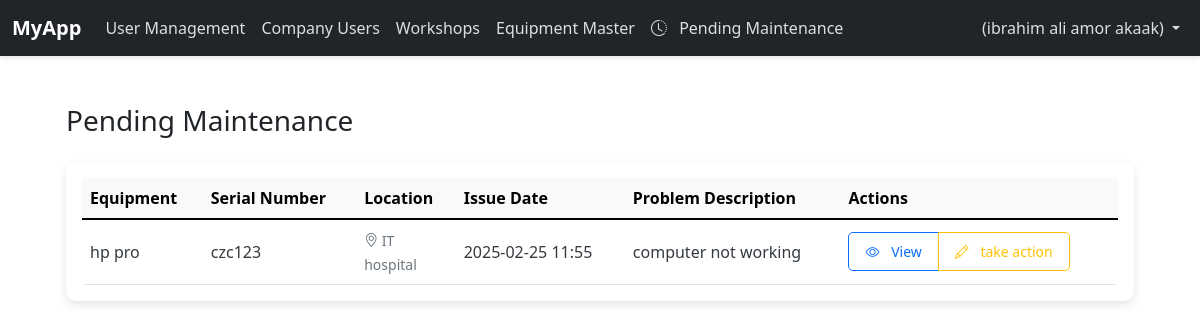
/equipment/pending (signed in), run on the app's committed database.
### app/models.py (models this page shows, shortened)
class User(db.Model, UserMixin):
    __tablename__ = "user"
    staffno = db.Column( db.String(80), unique=True, nullable=False, primary_key=True, index=True)
    staffname = db.Column(db.String(80), nullable=False)
    isadmin = db.Column(db.Boolean, default=False)
    password_hash = db.Column(db.String(128), nullable=False)
    created_at = db.Column(db.DateTime, default=get_muscat_time)
    updated_at = db.Column(db.DateTime, default=get_muscat_time, onupdate=get_muscat_time)
    registered_maintenance = relationship('MaintenanceRecord', back_populates='user')

class Equipment(db.Model):
    __tablename__ = "equipment"
    sn = db.Column(db.String(50), primary_key=True, index=True)
    model_name = db.Column(db.String(100), nullable=False)
    equipment_type = db.Column(db.String(50), nullable=False)
    manufacturer = db.Column(db.String(100), nullable=False)
    locname = db.Column(db.String(100), nullable=False)
    building = db.Column(db.String(100), nullable=False)
    note = db.Column(db.String(200))
    created_at = db.Column(db.DateTime, default=get_muscat_time)
    created_by = db.Column(db.String(80), db.ForeignKey('user.staffno'), nullable=False)
    def __repr__(self):
        return f'<Equipment {self.model_name} (SN: {self.sn})>'
    creator = db.relationship('User', backref=db.backref('created_equipment', lazy=True))
    maintenance_records = db.relationship('MaintenanceRecord', back_populates='equipment_rel', overlaps='equipment_ref')
    from sqlalchemy.orm import aliased
    @staticmethod
    def get_equipment_with_pending():
        latest_status_subquery = db.session.query(
            MaintenanceStatus.maintenance_id,
            db.func.max(MaintenanceStatus.id).label('latest_status_id')
        ).group_by(MaintenanceStatus.maintenance_id).subquery()
        equipment_with_pending_status = db.session.query(Equipment).join(
            MaintenanceRecord, MaintenanceRecord.equipment_sn == Equipment.sn
        ).join(
            latest_status_subquery, latest_status_subquery.c.maintenance_id == MaintenanceRecord.id
        ).join(
            MaintenanceStatus, MaintenanceStatus.id == latest_status_subquery.c.latest_status_id
        ).filter(
            MaintenanceRecord.isactive == True,  # Maintenance is active
            MaintenanceStatus.status == 'pending'  # Last status is 'pending'
        ).all()
        return equipment_with_pending_status

class MaintenanceRecord(db.Model):
    __tablename__ = "maintenance_record"
    id = db.Column(db.Integer, primary_key=True)
    equipment_sn = db.Column(db.String(50), db.ForeignKey('equipment.sn'), nullable=False)
    registered_by = db.Column(db.Integer, db.ForeignKey('user.staffno'), nullable=False)
    maintenance_date = db.Column(db.DateTime, default=get_muscat_time)
    isactive = db.Column(db.Boolean, default=True)
    problem_description = db.Column(db.Text, nullable=False)
    equipment_rel = db.relationship('Equipment', back_populates='maintenance_records', overlaps='equipment_ref')
    user = relationship('User', back_populates='registered_maintenance')
    @staticmethod
    def get_pending_records():
        return MaintenanceRecord.query.join(
            MaintenanceStatus,
            MaintenanceStatus.maintenance_id == MaintenanceRecord.id
        ).filter(
            MaintenanceRecord.isactive == True,
            MaintenanceStatus.status == 'pending'
        ).order_by(
            MaintenanceStatus.status_date.desc()
        ).all()

### app/routers/equipment.py (the view)
@equipment_bp.route('/pending')
@login_required
def pending_maintenance():
    pending_equipment = get_equipment_with_pending_status()
    print(pending_equipment)
    print('-'*50)
    formstatus=MaintenanceStatusForm()
    pending_records = MaintenanceRecord.get_pending_records()
    pending_equipment1=Equipment.get_equipment_with_pending()
    return render_template(
        'equipment/pending_list.html',
        pinding_equipments=pending_equipment,formstatus=formstatus
    )

### app/__init__.py (called while the page is built)
@login_manager.user_loader
def load_user(user_id):
    from .models import User
    return User.query.get(int(user_id))

### app/models.py (called while the page is built)
def get_equipment_with_pending_status():
    latest_status_subquery = db.session.query(
        MaintenanceStatus.maintenance_id,
        db.func.max(MaintenanceStatus.id).label('latest_status_id')
    ).group_by(MaintenanceStatus.maintenance_id).subquery()
    equipment_with_pending_status = db.session.query(Equipment).join(
        MaintenanceRecord, MaintenanceRecord.equipment_sn == Equipment.sn
    ).join(
        latest_status_subquery, latest_status_subquery.c.maintenance_id == MaintenanceRecord.id
    ).join(
        MaintenanceStatus, MaintenanceStatus.id == latest_status_subquery.c.latest_status_id
    ).filter(
        MaintenanceRecord.isactive == True,  # Active maintenance
        MaintenanceStatus.status == 'pending'  # Latest status is 'pending'
    ).all()
    return equipment_with_pending_status

### app/routers/equipment.py (called while the page is built)
@equipment_bp.context_processor
def utility_processor():
    return dict(status_colors=status_colors)

### app/templates/equipment/pending_list.html (shortened to what this page needs)
{% extends "base.html" %}
{% block content %}
<div class="container-fluid px-4 py-5">
    <div class="d-flex justify-content-between align-items-center mb-4">
        <h2 class="h3 mb-0">Pending Maintenance</h2>
    </div>
    <div class="card">
        <div class="card-body">
            {% if pinding_equipments %}
            <div class="table-responsive">
                <table class="table table-hover align-middle">
                    <thead class="table-light">
                        <tr>
                            <th>Equipment</th>
                            <th>Serial Number</th>
                            <th>Location</th>
                            <th>Issue Date</th>
                            <th>Problem Description</th>
                            <th>Actions</th>
                        </tr>
                    </thead>
                    <tbody>
                        {% for active_maintenance in pinding_equipments %}
                        <tr>
                            <td>{{ active_maintenance.model_name }}</td>
                            <td>{{ active_maintenance.sn }}</td>
                            <td>
                                <small class="text-muted">
                                    <i class="bi bi-geo-alt"></i>
                                    {{ active_maintenance.locname }}
                                    <br>{{ active_maintenance.building }}
                                </small>
                            </td>
                            <td>{{ active_maintenance.maintenance_records[0].maintenance_date.strftime('%Y-%m-%d %H:%M') }}</td>
                            <td>{{ active_maintenance.maintenance_records[0].problem_description|truncate(100) }}</td>
                            <td>
                                <div class="btn-group">
                                    <a href="{{ url_for('equipment.read', sn=active_maintenance.sn) }}"
                                       class="btn btn-sm btn-outline-primary">
                                        <i class="bi bi-eye"></i> View
                                    </a>
                                    <button class="btn btn-sm btn-outline-warning" data-bs-toggle="modal" data-bs-target="#addStatusModal" data-id="{{ active_maintenance.id }}">
                                        <i class="bi bi-pencil"></i> take action
                                      </button>
                                </div>
                            </td>
                        </tr>
                        {% include 'equipment/addstatusmodal2.html' %}
                        {% endfor %}
            </div>
            {% else %}
            <div class="text-center py-5">
                <i class="bi bi-check-circle fs-1 text-muted"></i>
                <p class="lead mt-3">No pending maintenance records found.</p>
            </div>
            {% endif %}
        </div>
    </div>
</div>
{% endblock %}

### app/templates/navbar.html (shortened to what this page needs)
<nav class="navbar navbar-expand-lg navbar-dark bg-dark">
    <div class="container-fluid">
        <a class="navbar-brand" href="{{ url_for('main.index') }}">MyApp</a>
        <div class="collapse navbar-collapse" id="navbarNav">
            {% if current_user.is_authenticated %}
            <ul class="navbar-nav me-auto mb-2 mb-lg-0">
                <li class="nav-item">
                    <a class="nav-link" href="{{ url_for('users.user_list') }}">User Management</a>
                </li>
                <li class="nav-item">
                    <a class="nav-link" href="{{ url_for('company.company_list') }}">Company Users</a>
                </li>
                <li class="nav-item">
                    <a class="nav-link" href="{{ url_for('workshop.workshop_list') }}">Workshops</a>
                </li>
                <li class="nav-item">
                    <a class="nav-link" href="{{ url_for('equipment.equipment_master') }}">Equipment Master</a>
                </li>
                <li class="nav-item">
                    <a class="nav-link" href="{{ url_for('equipment.pending_maintenance') }}">
                        <i class="bi bi-clock-history"></i>
                        Pending Maintenance
                    </a>
                </li>
            </ul>
            {% endif %}
            <ul class="navbar-nav ml-auto">
                {% if current_user.is_authenticated %}
                <li class="nav-item dropdown">
                    <a class="nav-link dropdown-toggle" href="#" id="userDropdown" role="button" data-bs-toggle="dropdown" aria-haspopup="true" aria-expanded="false">
                        {{ current_user.username }} ({{ current_user.staffname }})
                    </a>
                </li>
                {% endif %}
            </ul>
        </div>
    </div>
</nav>

### app/static/css/main.css (style rules this page uses)
.card { border: none; border-radius: 10px; box-shadow: 0 0 15px rgba(0,0,0,0.1); transition: all 0.3s ease; }
.btn { padding: 0.5rem 1rem; border-radius: 5px; }
.btn i { margin-right: 0.5rem; }
.table { margin-bottom: 0; }
.table th { border-top: none; font-weight: 600; }
.card { border-radius: 10px; box-shadow: 0 4px 8px rgba(0, 0, 0, 0.1); transition: box-shadow 0.3s ease; }
.btn { border-radius: 5px; transition: background-color 0.3s ease; }

### app/static/css/base.css (style rules this page uses)
:root { --primary-color: #007bff; --secondary-color: #6c757d; --success-color: #28a745; --danger-color: #dc3545; --warning-color: #ffc107; --info-color: #17a2b8; --light-color: #f8f9fa; --dark-color: #343a40; --white-color: #ffffff; --gray-color: #6c757d; --gray-dark-color: #343a40; --border-color: #dee2e6; }
.navbar { box-shadow: 0 2px 4px rgba(0,0,0,.1); }
.nav-link i { margin-right: 0.5rem; }

### app/static/css/style.css (style rules this page uses)
.navbar-brand { font-weight: bold; }
.nav-link { color: rgba(255, 255, 255, .85) !important; }
.card { box-shadow: 0 2px 4px rgba(0,0,0,0.1); transition: all 0.3s ease; }
.btn { transition: all 0.3s ease; }
.table { background-color: var(--white-color); border-radius: 4px; overflow: hidden; }
.table thead th { background-color: var(--light-color); border-bottom: 2px solid var(--border-color); }

### app/static/css/maintenance.css (style rules this page uses)
.table { margin-bottom: 0; }
.table th { background: var(--light-color); border-bottom: 2px solid var(--border-color); }
.table td { vertical-align: middle; }
.table td { color: var(--dark-color); }

### data on the page
User: staffname "ibrahim ali amor akaak"
Equipment: model_name "hp pro", sn "czc123", locname "IT", building "hospital", maintenance_date "2025-02-25 11:55", problem_description "computer not working"
